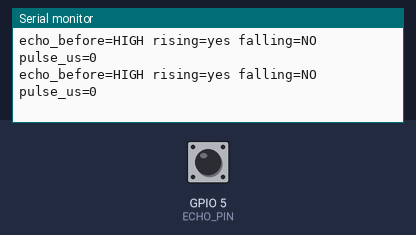
Bench run of a program on a simulated ESP32. Shown: the last lines printed to the serial monitor. Inputs (shaded band) come from the test bench; at power-on: GPIO 5 (ECHO_PIN) HIGH.

Above: at 1.7 s.
1.8 s: GPIO 5 (ECHO_PIN) driven LOW
At 1.97 s:
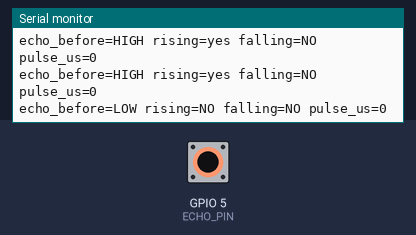
3.8 s: GPIO 5 (ECHO_PIN) driven HIGH
At 3.95 s:
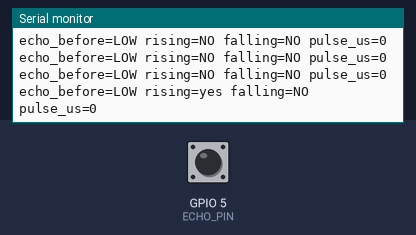
5.3 s: GPIO 5 (ECHO_PIN) pulsed LOW 5 times (0.12 s each, 0.3 s apart)
At 6.03 s:
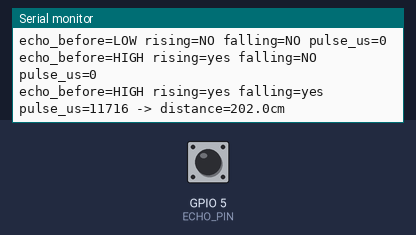

Measured:
- after the input at 1.8 s, the serial monitor: prints a new line after 0.05 s (image 1)
- after the input at 3.8 s, the serial monitor: prints a new line at once (image 2)
- after the input at 5.3 s, the serial monitor: prints a new line after 0.60 s (image 3)

The program:

main.cpp
```cpp
/*
  ĐỌC XUNG (PULSE) TỪ SR04M-2 - CHẾ ĐỘ TRIGGER/ECHO (MODE 3)
  --------------------------------------------------------------
  Khác với water-level-uart (đọc khung UART Mode 1 sensor tự gửi),
  prototype này dùng GPIO trig/echo thuần (không UART):
    - Kéo chân RX của sensor xuống LOW >= 20us để kích đo (trigger).
    - Sensor phát 8 xung 40kHz rồi trả về 1 xung HIGH trên chân TX,
      độ rộng xung tỉ lệ với khoảng cách đo được (echo).
    - distance_cm = pulse_width_us / 58.0  (tương đương v_sound=340m/s, khứ hồi)

  Đấu nối (Yolo Uno - ESP32-S3):
    SR04M-2 RX  -> GPIO5  (Yolo Uno OUTPUT, trigger)
    SR04M-2 TX  -> GPIO6  (Yolo Uno INPUT, echo)
    SR04M-2 VCC -> 5V
    SR04M-2 GND -> GND

  Board test qua cổng COM10 (xem platformio.ini: upload_port/monitor_port).

  Lưu ý: nếu sensor của bạn trigger bằng mức HIGH (thay vì LOW) hoặc idle
  state khác, đổi TRIGGER_ACTIVE_LOW bên dưới cho khớp datasheet thực tế.
*/

#include <Arduino.h>

// ----------------- CẤU HÌNH CHÂN -----------------
#define TRIG_PIN 6 // nối vào chân RX của SR04M-2
#define ECHO_PIN 5 // nối vào chân TX của SR04M-2

#define TRIGGER_ACTIVE_LOW true // Mode 3 của SR04M-2: kích đo bằng xung LOW
#define TRIGGER_PULSE_US 25     // độ rộng xung trigger (datasheet yêu cầu >= 20us)
#define ECHO_TIMEOUT_US 30000UL // timeout chờ echo (~5m tương ứng ~29ms khứ hồi)

const float DIST_MIN_CM = 20.0;
const float DIST_MAX_CM = 600.0;

// ----------------- KÍCH XUNG TRIGGER -----------------
void sendTrigger()
{
    if (TRIGGER_ACTIVE_LOW)
    {
        digitalWrite(TRIG_PIN, HIGH); // idle HIGH
        delayMicroseconds(2);
        digitalWrite(TRIG_PIN, LOW);
        delayMicroseconds(TRIGGER_PULSE_US);
        digitalWrite(TRIG_PIN, HIGH);
    }
    else
    {
        digitalWrite(TRIG_PIN, LOW); // idle LOW
        delayMicroseconds(2);
        digitalWrite(TRIG_PIN, HIGH);
        delayMicroseconds(TRIGGER_PULSE_US);
        digitalWrite(TRIG_PIN, LOW);
    }
}

// ----------------- ĐỌC XUNG ECHO (RAW, TỰ POLL GPIO) -----------------
// Không dùng pulseIn() (black-box, chỉ trả về 1 số hoặc 0 khi timeout).
// Tự bắt cạnh lên/xuống bằng digitalRead()+micros() để biết chính xác
// đang timeout ở giai đoạn nào (chờ rising hay chờ falling), phục vụ debug.
struct RawEcho
{
    bool level_before;      // mức chân ECHO ngay truoc khi trigger
    bool got_rising;        // co bat duoc canh len khong
    bool got_falling;       // co bat duoc canh xuong khong (sau khi da len)
    unsigned long pulse_us; // do rong xung tho (chi hop le khi got_rising && got_falling)
};

RawEcho readRawEcho()
{
    RawEcho r;
    r.level_before = digitalRead(ECHO_PIN);
    r.got_rising = false;
    r.got_falling = false;
    r.pulse_us = 0;

    sendTrigger();

    unsigned long waitStart = micros();
    // Cho canh len (bat dau xung echo)
    while (digitalRead(ECHO_PIN) == LOW)
    {
        if (micros() - waitStart > ECHO_TIMEOUT_US)
        {
            return r; // timeout: khong bao gio len HIGH
        }
    }
    r.got_rising = true;
    unsigned long riseTime = micros();

    // Cho canh xuong (ket thuc xung echo)
    while (digitalRead(ECHO_PIN) == HIGH)
    {
        if (micros() - riseTime > ECHO_TIMEOUT_US)
        {
            return r; // timeout: len roi nhung khong bao gio xuong
        }
    }
    r.got_falling = true;
    r.pulse_us = micros() - riseTime;

    return r;
}

// Nghe thu dong ECHO_PIN mot khoang thoi gian ma KHONG trigger, de kiem tra
// xem sensor co dang tu dong doi muc (kieu UART idle-high, chi LOW ngan khi
// gui start bit) hay khong - giup phan biet "sensor dang o Mode 1 UART" voi
// "chan that su khong ket noi/luon HIGH".
void passiveListenDiag(unsigned long durationMs)
{
    Serial.println("=== Passive listen ECHO_PIN (khong trigger) ===");
    unsigned long t0 = millis();
    bool lastLevel = digitalRead(ECHO_PIN);
    int transitions = 0;
    unsigned long minLowUs = 0xFFFFFFFF;
    unsigned long lastEdgeUs = micros();

    while (millis() - t0 < durationMs)
    {
        bool level = digitalRead(ECHO_PIN);
        if (level != lastLevel)
        {
            unsigned long now = micros();
            unsigned long widthUs = now - lastEdgeUs;
            if (lastLevel == LOW && widthUs < minLowUs)
            {
                minLowUs = widthUs;
            }
            transitions++;
            lastEdgeUs = now;
            lastLevel = level;
        }
    }

    Serial.print("transitions=");
    Serial.print(transitions);
    Serial.print(" min_low_width_us=");
    Serial.println(transitions > 0 ? minLowUs : 0);
    Serial.println("=== Het passive listen ===");
}

void setup()
{
    Serial.begin(115200);

    pinMode(TRIG_PIN, OUTPUT);
    digitalWrite(TRIG_PIN, TRIGGER_ACTIVE_LOW ? HIGH : LOW); // idle state

    // Test 1: INPUT thuong (khong pull) - xem gia tri mac dinh
    pinMode(ECHO_PIN, INPUT);
    delay(5);
    Serial.print("ECHO_PIN voi INPUT (no pull) = ");
    Serial.println(digitalRead(ECHO_PIN) ? "HIGH" : "LOW");

    // Test 2: ep INPUT_PULLDOWN - neu van doc HIGH nghia la co cai gi do
    // dang thuc su keo len HIGH (driven). Neu tut xuong LOW nghia la chan
    // dang floating (khong co gi ben ngoai dieu khien no).
    pinMode(ECHO_PIN, INPUT_PULLDOWN);
    delay(5);
    Serial.print("ECHO_PIN voi INPUT_PULLDOWN = ");
    Serial.println(digitalRead(ECHO_PIN) ? "HIGH (co tin hieu ngoai keo len)" : "LOW (chan dang floating, khong co gi dieu khien)");

    pinMode(ECHO_PIN, INPUT);

    Serial.println("Bat dau doc xung raw (pulse) tu SR04M-2 qua GPIO Trig/Echo");
    passiveListenDiag(500);
}

void loop()
{
    RawEcho r = readRawEcho();

    // Luon in du lieu tho truoc, khong am parse/loc gi ca
    Serial.print("echo_before=");
    Serial.print(r.level_before ? "HIGH" : "LOW");
    Serial.print(" rising=");
    Serial.print(r.got_rising ? "yes" : "NO");
    Serial.print(" falling=");
    Serial.print(r.got_falling ? "yes" : "NO");
    Serial.print(" pulse_us=");
    Serial.print(r.pulse_us);

    if (r.got_rising && r.got_falling)
    {
        float distance_cm = r.pulse_us / 58.0f;
        Serial.print(" -> distance=");
        Serial.print(distance_cm, 1);
        Serial.print("cm");
        if (distance_cm < DIST_MIN_CM || distance_cm > DIST_MAX_CM)
        {
            Serial.print(" (out of range)");
        }
    }
    Serial.println();

    delay(100); // SR04M-2 khuyen nghi >= 60ms giua 2 lan trigger
}
```
